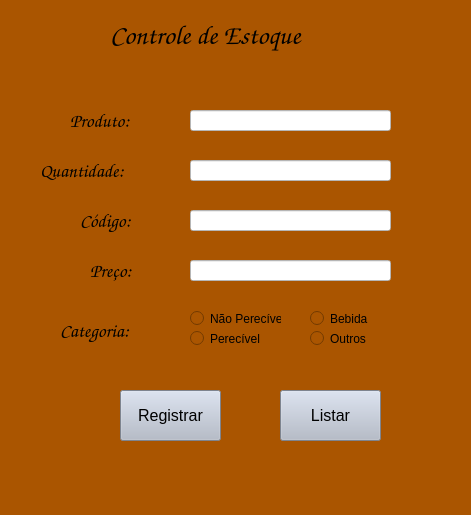
<?xml version="1.0" encoding="UTF-8"?>
<ui version="4.0">
 <class>MainWindow</class>
 <widget class="QMainWindow" name="MainWindow">
  <property name="geometry">
   <rect>
    <x>0</x>
    <y>0</y>
    <width>471</width>
    <height>515</height>
   </rect>
  </property>
  <property name="font">
   <font>
    <pointsize>15</pointsize>
   </font>
  </property>
  <property name="windowTitle">
   <string>MainWindow</string>
  </property>
  <property name="styleSheet">
   <string notr="true">background-color: rgb(170, 85, 0);</string>
  </property>
  <widget class="QWidget" name="centralwidget">
   <widget class="QLabel" name="label">
    <property name="geometry">
     <rect>
      <x>110</x>
      <y>10</y>
      <width>261</width>
      <height>51</height>
     </rect>
    </property>
    <property name="font">
     <font>
      <family>Comic Sans MS</family>
      <pointsize>20</pointsize>
     </font>
    </property>
    <property name="text">
     <string>Controle de Estoque</string>
    </property>
   </widget>
   <widget class="QLabel" name="label_2">
    <property name="geometry">
     <rect>
      <x>80</x>
      <y>200</y>
      <width>61</width>
      <height>41</height>
     </rect>
    </property>
    <property name="font">
     <font>
      <family>Comic Sans MS</family>
      <pointsize>14</pointsize>
     </font>
    </property>
    <property name="text">
     <string>Código:</string>
    </property>
   </widget>
   <widget class="QLabel" name="label_3">
    <property name="geometry">
     <rect>
      <x>70</x>
      <y>100</y>
      <width>81</width>
      <height>41</height>
     </rect>
    </property>
    <property name="font">
     <font>
      <family>Comic Sans MS</family>
      <pointsize>14</pointsize>
     </font>
    </property>
    <property name="text">
     <string>Produto:</string>
    </property>
   </widget>
   <widget class="QLabel" name="label_4">
    <property name="geometry">
     <rect>
      <x>40</x>
      <y>150</y>
      <width>111</width>
      <height>41</height>
     </rect>
    </property>
    <property name="font">
     <font>
      <family>Comic Sans MS</family>
      <pointsize>14</pointsize>
     </font>
    </property>
    <property name="text">
     <string>Quantidade:</string>
    </property>
   </widget>
   <widget class="QLabel" name="label_5">
    <property name="geometry">
     <rect>
      <x>90</x>
      <y>250</y>
      <width>61</width>
      <height>41</height>
     </rect>
    </property>
    <property name="font">
     <font>
      <family>Comic Sans MS</family>
      <pointsize>14</pointsize>
     </font>
    </property>
    <property name="text">
     <string>Preço:</string>
    </property>
   </widget>
   <widget class="QLineEdit" name="lineEdit">
    <property name="geometry">
     <rect>
      <x>190</x>
      <y>110</y>
      <width>201</width>
      <height>21</height>
     </rect>
    </property>
    <property name="styleSheet">
     <string notr="true">background-color: rgb(255, 255, 255);</string>
    </property>
   </widget>
   <widget class="QLineEdit" name="lineEdit_2">
    <property name="geometry">
     <rect>
      <x>190</x>
      <y>160</y>
      <width>201</width>
      <height>21</height>
     </rect>
    </property>
    <property name="styleSheet">
     <string notr="true">background-color: rgb(255, 255, 255);</string>
    </property>
   </widget>
   <widget class="QLineEdit" name="lineEdit_3">
    <property name="geometry">
     <rect>
      <x>190</x>
      <y>210</y>
      <width>201</width>
      <height>21</height>
     </rect>
    </property>
    <property name="styleSheet">
     <string notr="true">background-color: rgb(255, 255, 255);</string>
    </property>
   </widget>
   <widget class="QLineEdit" name="lineEdit_4">
    <property name="geometry">
     <rect>
      <x>190</x>
      <y>260</y>
      <width>201</width>
      <height>21</height>
     </rect>
    </property>
    <property name="styleSheet">
     <string notr="true">background-color: rgb(255, 255, 255);</string>
    </property>
   </widget>
   <widget class="QLabel" name="label_6">
    <property name="geometry">
     <rect>
      <x>60</x>
      <y>310</y>
      <width>91</width>
      <height>41</height>
     </rect>
    </property>
    <property name="font">
     <font>
      <family>Comic Sans MS</family>
      <pointsize>14</pointsize>
     </font>
    </property>
    <property name="text">
     <string>Categoria:</string>
    </property>
   </widget>
   <widget class="QRadioButton" name="radioButton">
    <property name="geometry">
     <rect>
      <x>190</x>
      <y>310</y>
      <width>91</width>
      <height>17</height>
     </rect>
    </property>
    <property name="text">
     <string>Não Perecível</string>
    </property>
   </widget>
   <widget class="QRadioButton" name="radioButton_2">
    <property name="geometry">
     <rect>
      <x>190</x>
      <y>330</y>
      <width>91</width>
      <height>17</height>
     </rect>
    </property>
    <property name="text">
     <string>Perecível</string>
    </property>
   </widget>
   <widget class="QRadioButton" name="radioButton_3">
    <property name="geometry">
     <rect>
      <x>310</x>
      <y>310</y>
      <width>91</width>
      <height>17</height>
     </rect>
    </property>
    <property name="text">
     <string>Bebida</string>
    </property>
   </widget>
   <widget class="QRadioButton" name="radioButton_4">
    <property name="geometry">
     <rect>
      <x>310</x>
      <y>330</y>
      <width>91</width>
      <height>17</height>
     </rect>
    </property>
    <property name="text">
     <string>Outros</string>
    </property>
   </widget>
   <widget class="QPushButton" name="pushButton">
    <property name="geometry">
     <rect>
      <x>120</x>
      <y>390</y>
      <width>101</width>
      <height>51</height>
     </rect>
    </property>
    <property name="font">
     <font>
      <pointsize>12</pointsize>
     </font>
    </property>
    <property name="styleSheet">
     <string notr="true">background-color: rgb(177, 185, 200);</string>
    </property>
    <property name="text">
     <string>Registrar</string>
    </property>
   </widget>
   <widget class="QPushButton" name="pushButton_2">
    <property name="geometry">
     <rect>
      <x>280</x>
      <y>390</y>
      <width>101</width>
      <height>51</height>
     </rect>
    </property>
    <property name="font">
     <font>
      <pointsize>12</pointsize>
     </font>
    </property>
    <property name="styleSheet">
     <string notr="true">background-color: rgb(177, 185, 200);</string>
    </property>
    <property name="text">
     <string>Listar</string>
    </property>
   </widget>
  </widget>
  <widget class="QMenuBar" name="menubar">
   <property name="geometry">
    <rect>
     <x>0</x>
     <y>0</y>
     <width>471</width>
     <height>21</height>
    </rect>
   </property>
  </widget>
  <widget class="QStatusBar" name="statusbar"/>
 </widget>
 <resources/>
 <connections/>
</ui>
